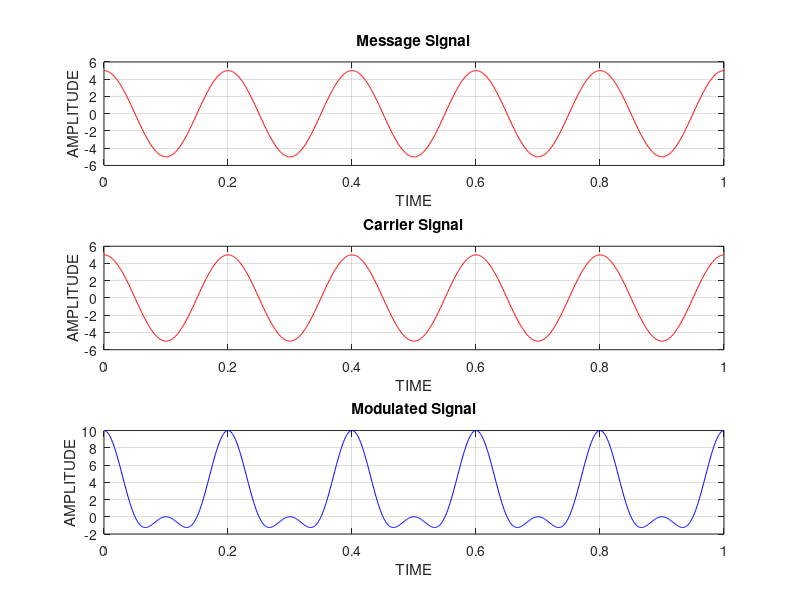

The MATLAB script that drew this image:
clf
clc
clear all
t=0:0.001:1;
am=input('Enter the value of am')
fm=input('Enter the value of fm')
ac=input('Enter the value of ac')
fc=input('Enter the value of fc')
m=am*cos(2*pi*fm*t);
subplot(3,1,1)
plot(t,m,'r')
title('Message Signal')
xlabel('TIME')
ylabel('AMPLITUDE')
grid on
c=ac*cos(2*pi*fc*t);
subplot(3,1,2)
plot(t,c,'r')
title('Carrier Signal')
xlabel('TIME')
ylabel('AMPLITUDE')
grid on
s=(ac+m).*cos(2*pi*fc*t);
subplot(3,1,3)
plot(t,s,'b')
title('Modulated Signal')
xlabel('TIME')
ylabel('AMPLITUDE')
grid on
